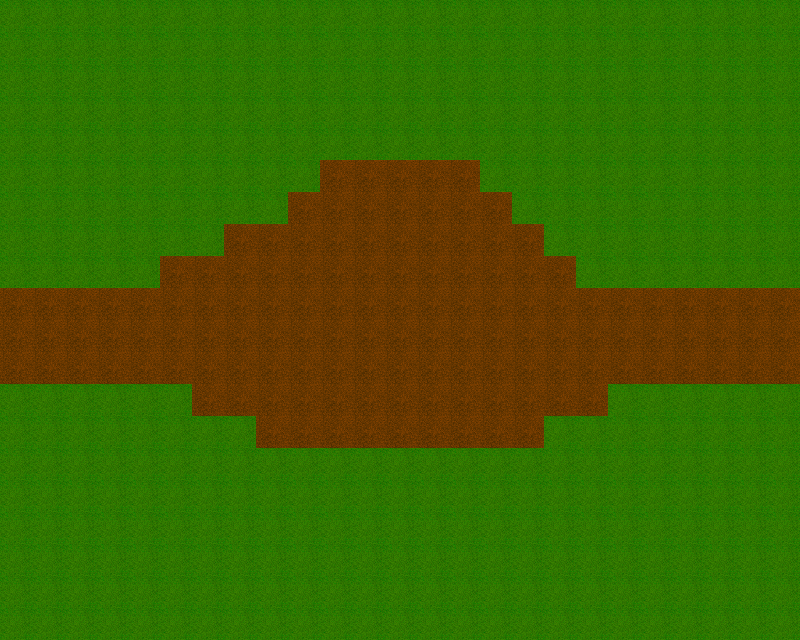

Rendered tile map (Tiled .tmx) drawn with the repository's tilesets; below, a short description and the map source with its tile grids summarised:
An orthogonal 25x20 tile map with 32x32 px tiles, 1 tile layer (Tile Layer 1) and 2 objects (hero, wanderer).

<map version="1.0" orientation="orthogonal" width="25" height="20" tilewidth="32" tileheight="32">
 <tileset firstgid="1" name="tiles" tilewidth="32" tileheight="32">
  <image source="../gfx/tiles.png" width="320" height="320" />
 </tileset>
 <layer name="Tile Layer 1" width="25" height="20">
  <data>[500 cells, 500 non-empty, 2 distinct tile ids]</data>
 </layer>
 <objectgroup name="Object Layer 1" width="25" height="20">
  <object type="hero" x="16" y="305" width="32" height="32" />
  <object type="wanderer" x="442" y="165" width="32" height="32" />
 </objectgroup>
</map>